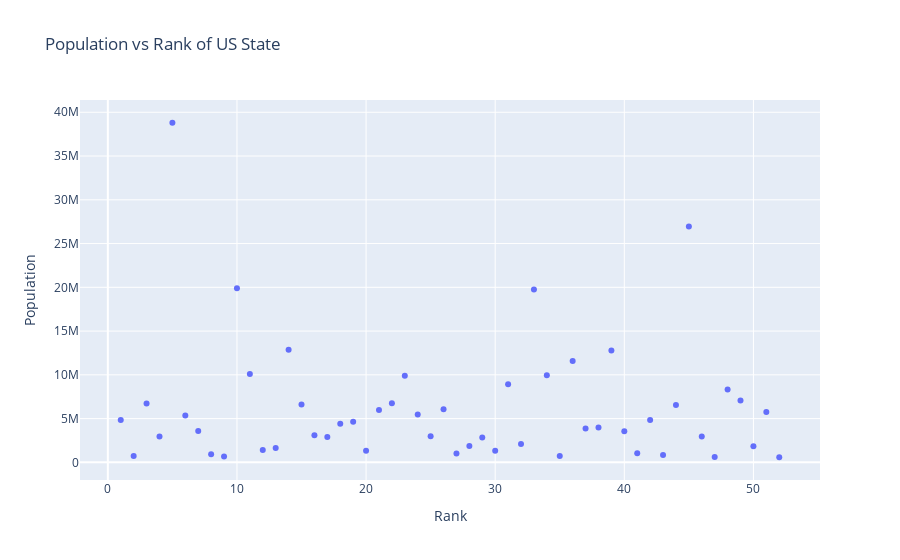

Notebook code cell kept with this figure:
### Markdown cell above
4. Write a program to draw a scatter plot for a given dataset and show datalabels on hover
https://raw.githubusercontent.com/plotly/datasets/master/2014_usa_states.csv

### Code cell
import plotly.express as px
df = pd.read_csv("state.csv")
fig = px.scatter(
    df,
    x='Rank',
    y='Population',
    hover_name="State",
    hover_data=['Postal'],
    title="Population vs Rank of US State",
    labels = {"Population": "Population", "Rank": "Rank"},
)
fig.show()

### Figure 1 — Plotly figure (JSON) as saved in the notebook; plotly's stock layout.template omitted (floating-point values rounded to 4 significant figures)
{"data": [{"customdata": [["AL"], ["AK"], ["AZ"], ["AR"], ["CA"], ["CO"], ["CT"], ["DE"], ["DC"], ["FL"], ["GA"], ["HI"], ["ID"], ["IL"], ["IN"], ["IA"], ["KS"], ["KY"], ["LA"], ["ME"], ["MD"], ["MA"], ["MI"], ["MN"], ["MS"], ["MO"], ["MT"], ["NE"], ["NV"], ["NH"], ["NJ"], ["NM"], ["NY"], ["NC"], ["ND"], ["OH"], ["OK"], ["OR"], ["PA"], ["PR"], ["RI"], ["SC"], ["SD"], ["TN"], ["TX"], ["UT"], ["VT"], ["VA"], ["WA"], ["WV"], ["WI"], ["WY"]], "hovertemplate": "<b>%{hovertext}</b><br><br>Rank=%{x}<br>Population=%{y}<br>Postal=%{customdata[0]}<extra></extra>", "hovertext": ["Alabama", "Alaska", "Arizona", "Arkansas", "California", "Colorado", "Connecticut", "Delaware", "District of Columbia", "Florida", "Georgia", "Hawaii", "Idaho", "Illinois", "Indiana", "Iowa", "Kansas", "Kentucky", "Louisiana", "Maine", "Maryland", "Massachusetts", "Michigan", "Minnesota", "Mississippi", "Missouri", "Montana", "Nebraska", "Nevada", "New Hampshire", "New Jersey", "New Mexico", "New York", "North Carolina", "North Dakota", "Ohio", "Oklahoma", "Oregon", "Pennsylvania", "Puerto Rico", "Rhode Island", "South Carolina", "South Dakota", "Tennessee", "Texas", "Utah", "Vermont", "Virginia", "Washington", "West Virginia", "Wisconsin", "Wyoming"], "legendgroup": "", "marker": {"color": "#636efa", "symbol": "circle"}, "mode": "markers", "name": "", "orientation": "v", "showlegend": false, "type": "scatter", "x": [1, 2, 3, 4, 5, 6, 7, 8, 9, 10, 11, 12, 13, 14, 15, 16, 17, 18, 19, 20, 21, 22, 23, 24, 25, 26, 27, 28, 29, 30, 31, 32, 33, 34, 35, 36, 37, 38, 39, 40, 41, 42, 43, 44, 45, 46, 47, 48, 49, 50, 51, 52], "xaxis": "x", "y": [4849377, 736732, 6731484, 2966369, 38802500, 5355866, 3596677, 935614, 658893, 19893297, 10097343, 1419561, 1634464, 12880580, 6596855, 3107126, 2904021, 4413457, 4649676, 1330089, 5976407, 6745408, 9909877, 5457173, 2994079, 6063589, 1023579, 1881503, 2839098, 1326813, 8938175, 2085572, 19746227, 9943964, 739482, 11594163, 3878051, 3970239, 12787209, 3548397, 1055173, 4832482, 853175, 6549352, 26956958, 2942902, 626562, 8326289, 7061530, 1850326, 5757564, 584153], "yaxis": "y"}], "layout": {"legend": {"tracegroupgap": 0}, "title": {"text": "Population vs Rank of US State"}, "xaxis": {"anchor": "y", "domain": [0, 1], "title": {"text": "Rank"}}, "yaxis": {"anchor": "x", "domain": [0, 1], "title": {"text": "Population"}}}}
